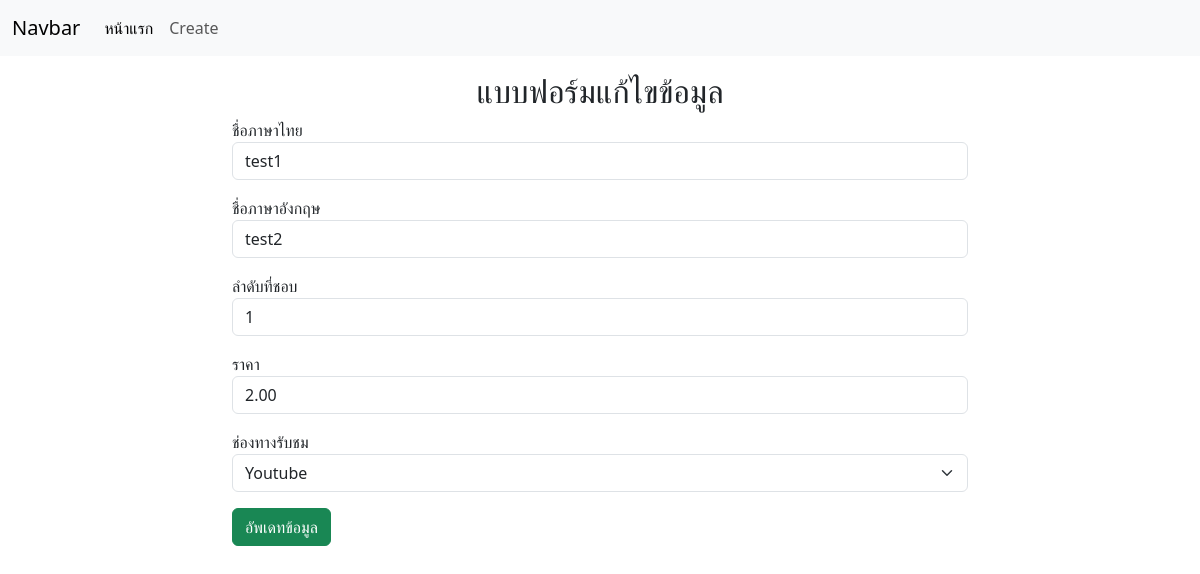
The app's page /movie/edit/1 with its own data.
### movie/models.py (models this page shows, shortened)
class Movie(models.Model):
    name_th = models.CharField(max_length=100)
    name_en = models.CharField(max_length=100)
    number = models.IntegerField()
    price = models.DecimalField(max_digits=5, decimal_places=2)
    CHANNEL_CHOICES = [
        ("netflix", "Netflix"),
        ("viu", "VIU"),
        ("youtube", "Youtube"),
    ]
    channel = models.CharField(
        max_length=10,
        choices=CHANNEL_CHOICES,
        default="netflix",
    )
    created_date = models.DateField(auto_now_add=True)
    updated_date = models.DateField(auto_now_add=True)

### movie/views.py (the view)
# urls.py: path('edit/<movie_id>', views.edit),
def edit(request, movie_id):
    if request.method == "POST":
        name_th = request.POST['name_th']
        name_en = request.POST['name_en']
        number = request.POST['number']
        price = request.POST['price']
        channel = request.POST['channel']
        print(name_th, name_en, number, price, channel)
        movie = Movie.objects.get(id=movie_id)
        movie.name_th = name_th
        movie.name_en = name_en
        movie.number = number
        movie.price = price
        movie.channel = channel
        movie.save()
        messages.success(request, "อัพเดทข้อมูลเรียบร้อยแล้ว")
        return redirect("/movie")
    else:
        movie = Movie.objects.get(id=movie_id)
        return render(request, "edit.html", {"movie": movie})

### movie/templates/edit.html (shortened to what this page needs)
{% extends 'base_template.html' %}
{% block content %}
  <h2 class="text-center">แบบฟอร์มแก้ไขข้อมูล</h2>
  <form method="post" action="/movie/edit/{{ movie.id }}">
    <div class="form-group mb-3">
      <label for="name">ชื่อภาษาไทย</label>
      <input type="text" name="name_th" class="form-control" value="{{ movie.name_th }}">
    </div>
    <div class="form-group mb-3">
      <label for="name">ชื่อภาษาอังกฤษ</label>
      <input type="text" name="name_en" class="form-control" value="{{ movie.name_en }}">
    </div>
    <div class="form-group mb-3">
      <label for="age">ลำดับที่ชอบ</label>
      <input type="number" name="number" class="form-control" value="{{ movie.number }}">
    </div>
    <div class="form-group mb-3">
      <label for="age">ราคา</label>
      <input type="number" name="price" class="form-control" step="0.01" value="{{ movie.price }}">
    </div>
    <div class="form-group mb-3">
      <label for="age">ช่องทางรับชม</label>
      <select class="form-select" aria-label="Default select example" name="channel">
        <option value="youtube" {% if movie.channel == 'youtube' %}selected{% endif %}>Youtube</option>
      </select>
    </div>
    <input type="submit" value="อัพเดทข้อมูล" class="btn btn-success">
  </form>
{% endblock %}

### records on screen
Movie: name_th "test1", name_en "test2", number "1", price "2.00", channel "Youtube"
